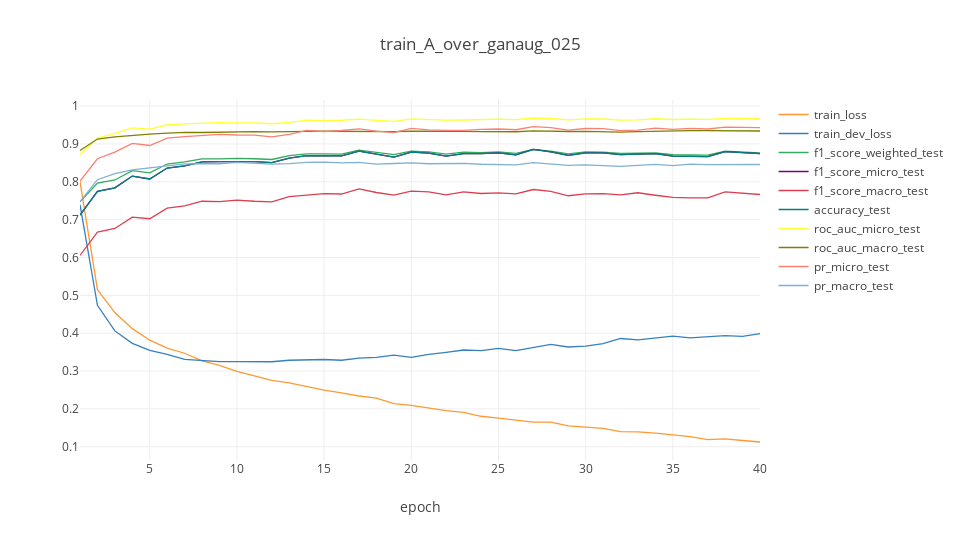
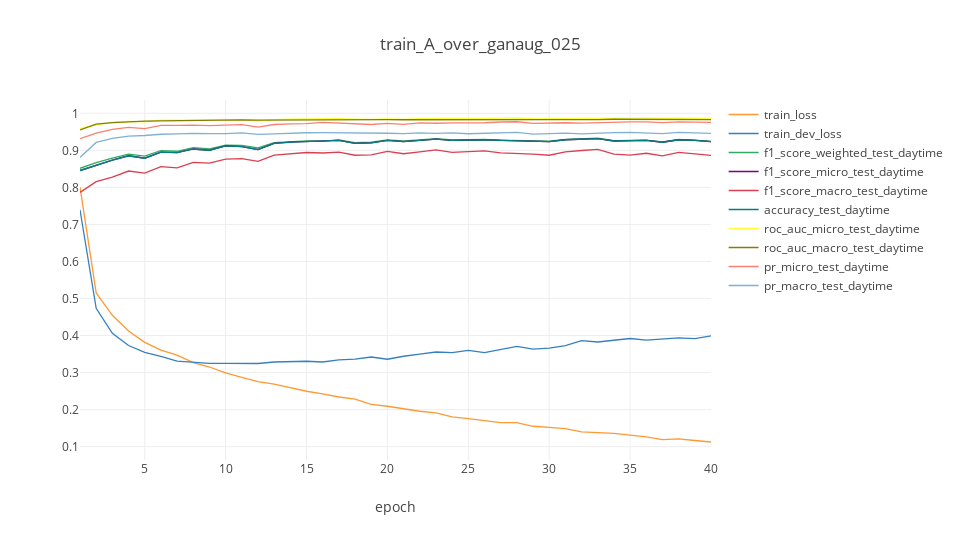
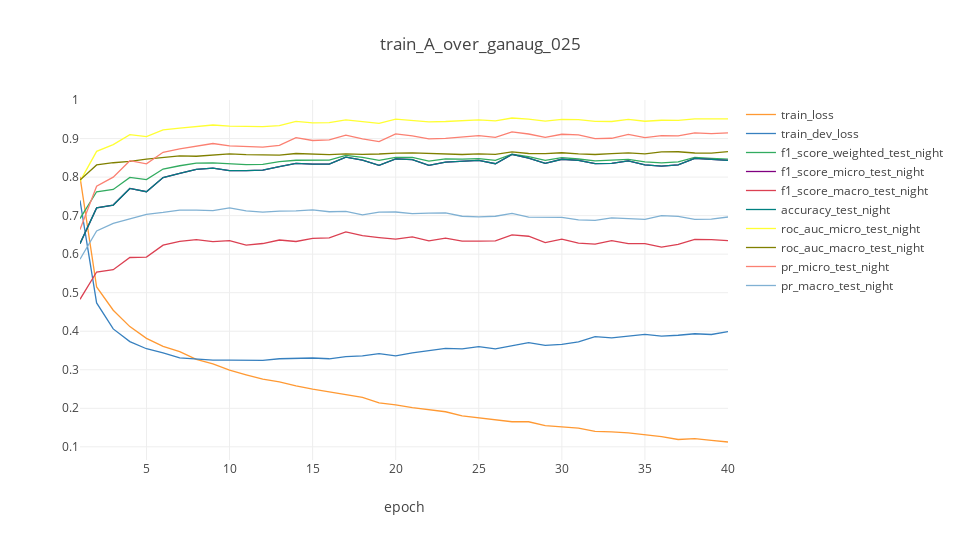
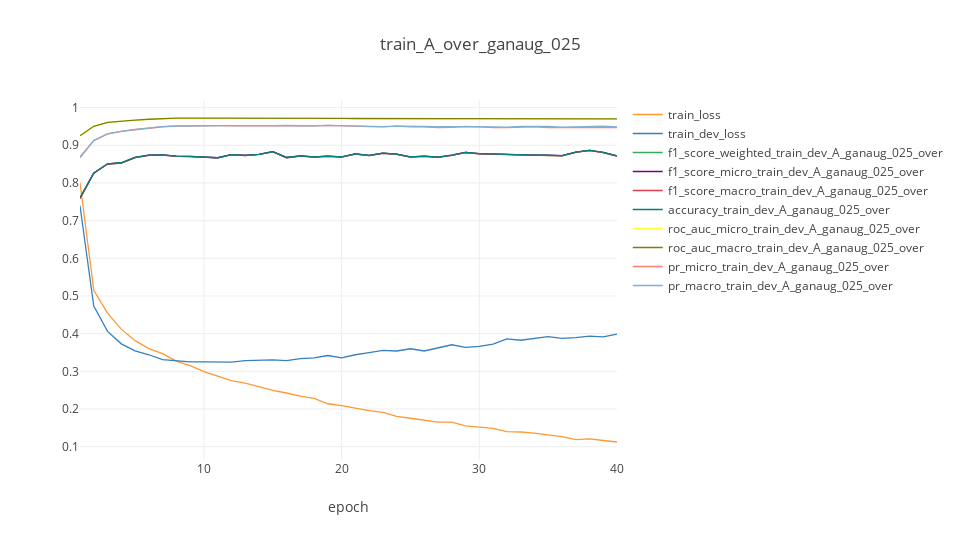

Here is the notebook cell these charts were saved with, in order:
### Markdown cell above
### Interactive Plotly Plots ##

### Code cell
cf.go_offline(connected = True)
config = {
    "modeBarButtonsToRemove": ["sendDataToCloud"],
    "displaylogo": False
}
layout = {
    "title": plot_title,
    "xaxis": {
        "title": "epoch"
    },    
    "width": 960,
    "height": 540
}
for data in df.data.unique():
    df_data = df.loc[df.data == data]
    df_data = df_data.drop(columns = ["data"])
    df_data = df_data.set_index("epoch", drop = True)
    df_data = df_data.add_suffix("_" + data)
    df_combined_data = df_combined.merge(df_data, on = "epoch")
    fig = df_combined_data.iplot(layout = layout, asFigure = True)
    py.offline.iplot(fig, show_link = False, config = config)
